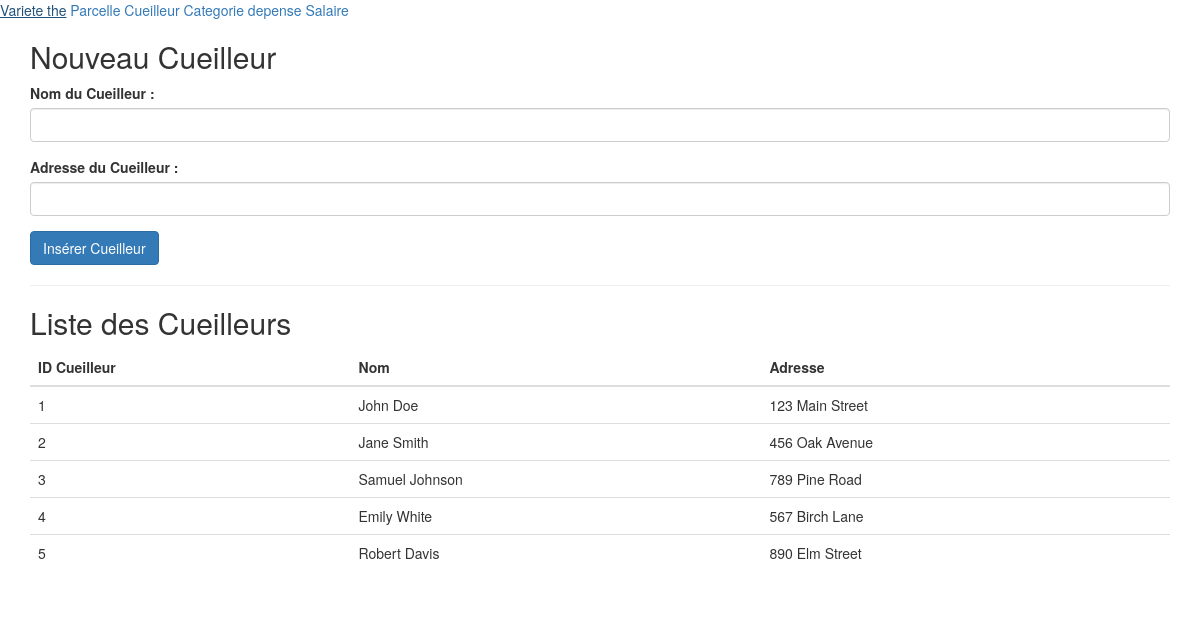
/pages/index.php?page=backoffice/Cueilleur, run on the app's committed database.
### tables this page shows
create table cueilleur(
idcueilleur serial primary key,
nom varchar(20),
adresse varchar(20)
);

### inc/Connexion.php (called while the page is built, shortened)
<?php
function dbconnect() {
    static $connect = null;
    if ($connect === null) {
        $connect = mysqli_connect('localhost', 'root', '', 'the');
    }
    return $connect;
}
?>

### inc/Fonction.php (called while the page is built, shortened)
<?php
include_once('Connexion.php');
function get_cueilleurs() {
    $sql = "SELECT * FROM cueilleur";
    $result = mysqli_query(dbconnect(), $sql);
    $cueilleurs = array();
    while ($row = mysqli_fetch_assoc($result)) {
        $cueilleurs[] = $row;
    }
    return $cueilleurs;
}
?>

### pages/backoffice/Cueilleur.php (the view, shortened to what this page needs)
<?php
include('../inc/Fonction.php');
$cueilleurs = get_cueilleurs();
?>
<div class="container mt-5">
    <h2>Nouveau Cueilleur</h2>
    <form action="index.php?page=backoffice/Cueilleur" method="post">
        <div class="form-group">
            <label for="nom_cueilleur">Nom du Cueilleur :</label>
            <input type="text" class="form-control" id="nom_cueilleur" name="nom_cueilleur" required>
        </div>
        <div class="form-group">
            <label for="adresse_cueilleur">Adresse du Cueilleur :</label>
            <input type="text" class="form-control" id="adresse_cueilleur" name="adresse_cueilleur" required>
        </div>
        <button type="submit" class="btn btn-primary">Insérer Cueilleur</button>
    </form>
    <hr>
    <h2>Liste des Cueilleurs</h2>
    <table class="table">
        <thead>
            <tr>
                <th>ID Cueilleur</th>
                <th>Nom</th>
                <th>Adresse</th>
            </tr>
        </thead>
        <tbody>
            <?php foreach ($cueilleurs as $cueilleur) : ?>
                <tr>
                    <td><?= $cueilleur['idcueilleur']; ?></td>
                    <td><?= $cueilleur['nom']; ?></td>
                    <td><?= $cueilleur['adresse']; ?></td>
                </tr>
            <?php endforeach; ?>
        </tbody>
    </table>
</div>

### data on the page
cueilleur: idcueilleur "1", nom "John Doe", adresse "123 Main Street"
cueilleur: idcueilleur "2", nom "Jane Smith", adresse "456 Oak Avenue"
cueilleur: idcueilleur "3", nom "Samuel Johnson", adresse "789 Pine Road"
cueilleur: idcueilleur "4", nom "Emily White", adresse "567 Birch Lane"
cueilleur: idcueilleur "5", nom "Robert Davis", adresse "890 Elm Street"
